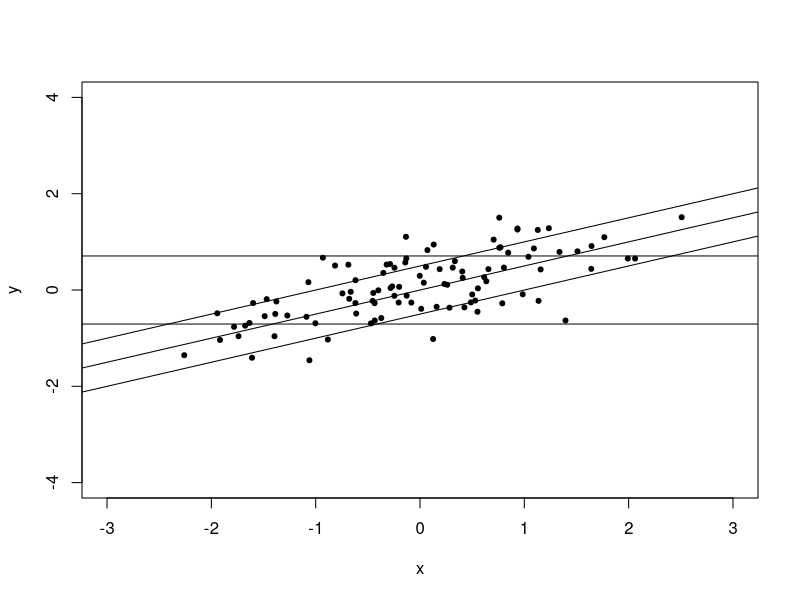
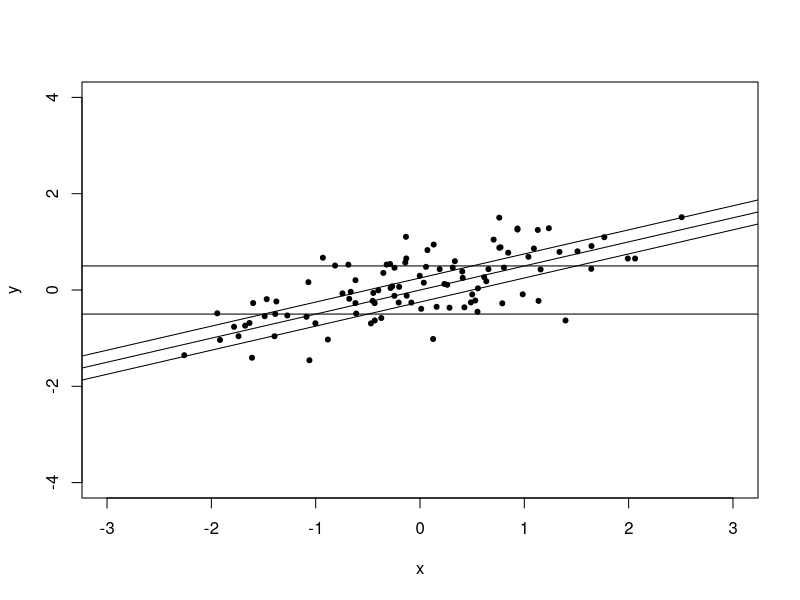

The R script that drew these images, in order:
sigma = .5
alpha = 0
beta = .5

set.seed(313)
n = 100
x = sort(rnorm(n))
y = alpha + beta*x + rnorm(n, mean = 0, sd = sigma)

plot(x, y, pch = 20, ylim = c(-4, 4), xlim = c(-3, 3))
multiplier = 1


# 95 % probability lines, conditional
abline(a = 0, b = beta)
abline(a = multiplier*sigma, b = beta)
abline(a = -multiplier*sigma, b = beta)

# 95 % probability lines, unconditional
abline(h = multiplier*sqrt(sigma^2 + beta^2))
abline(h = -multiplier*sqrt(sigma^2 + beta^2))

sqrt(sigma^2 + beta^2)/sigma


plot(x, y, pch = 20, ylim = c(-4, 4), xlim = c(-3, 3))

# 95 % probability lines, conditional
abline(a = 0, b = beta)
abline(a = sigma^2, b = beta)
abline(a = -sigma^2, b = beta)

# 95 % probability lines, unconditional
abline(h = sigma^2 + beta^2)
abline(h = -(sigma^2 + beta^2))

(sigma^2 + beta^2)/sigma^2
